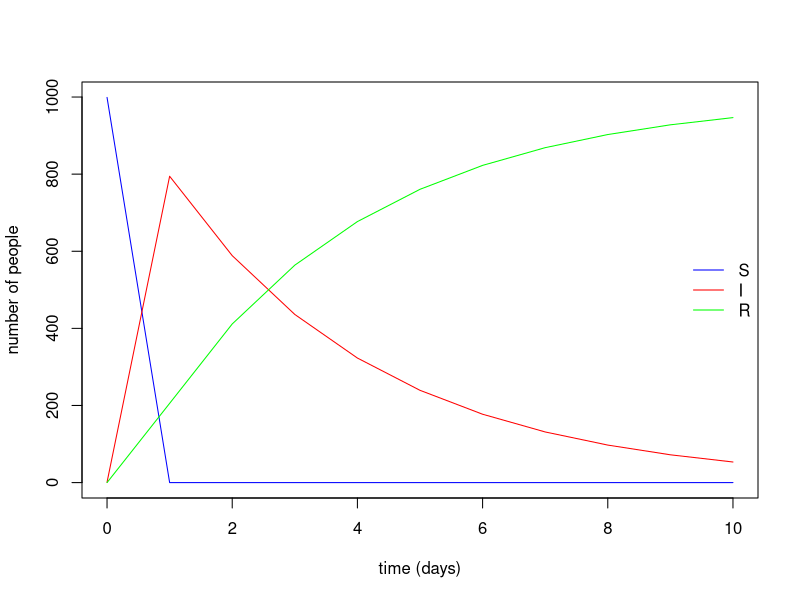

Here is the R script that generated this plot:
install.packages("deSolve")
library(deSolve)

sir_fomula <- function(time, variables, parameters) {
  with(as.list(c(variables, parameters)), {
    differential_S <- -beta * I * S
    differential_I <-  beta * I * S - gamma * I
    differential_R <-  gamma * I
    return(list(c(differential_S, differential_I, differential_R)))
  })
}

# beta: weekly infectious contact rate
# ganmma: weekly recovery rate
param_vals <- c(
  beta  = 0.03, gamma = 0.3
)

initial_vals <- c(S = 999, I = 1, R = 0)

#duration (week)
time_vals <- seq(0, 10)

sir_values_1 <- ode(
  y = initial_vals,
  times = time_vals,
  func = sir_fomula,
  parms = param_vals 
)
sir_values_1 <- as.data.frame(sir_values_1)

colors <- c("blue", "red", "green")

with(sir_values_1, {
  # plotting the time series of susceptibles:
  plot(time, S, type = "l", col = colors[1], xlab = "time (days)", ylab = "number of people")
  lines(time, I, col = colors[2])
  lines(time, R, col = colors[3])
})

# adding a legend:
legend("right", c("S", "I", "R"),
       col = c(colors[1], colors[2], colors[3]), lty = 1, bty = "n")
